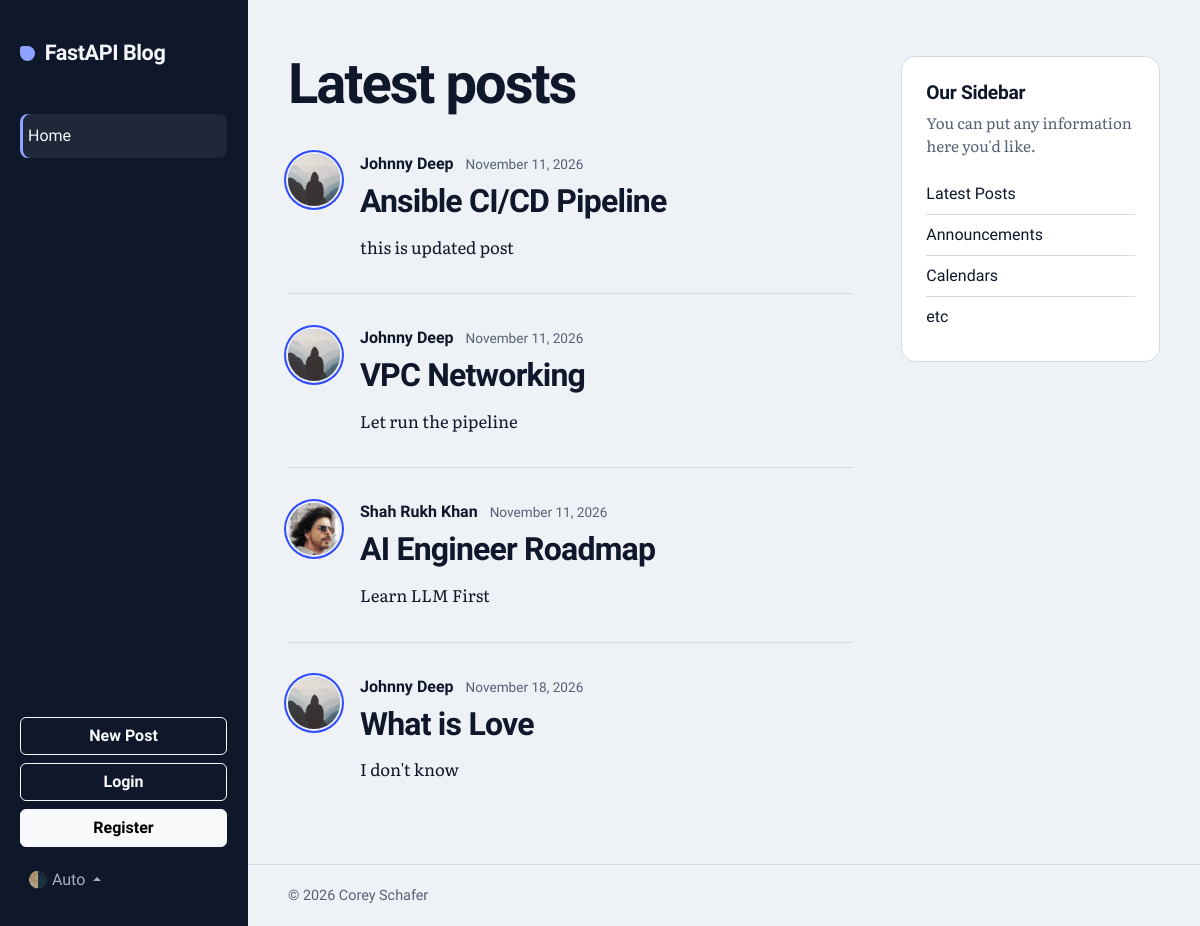
Page /posts on the earlier database version.
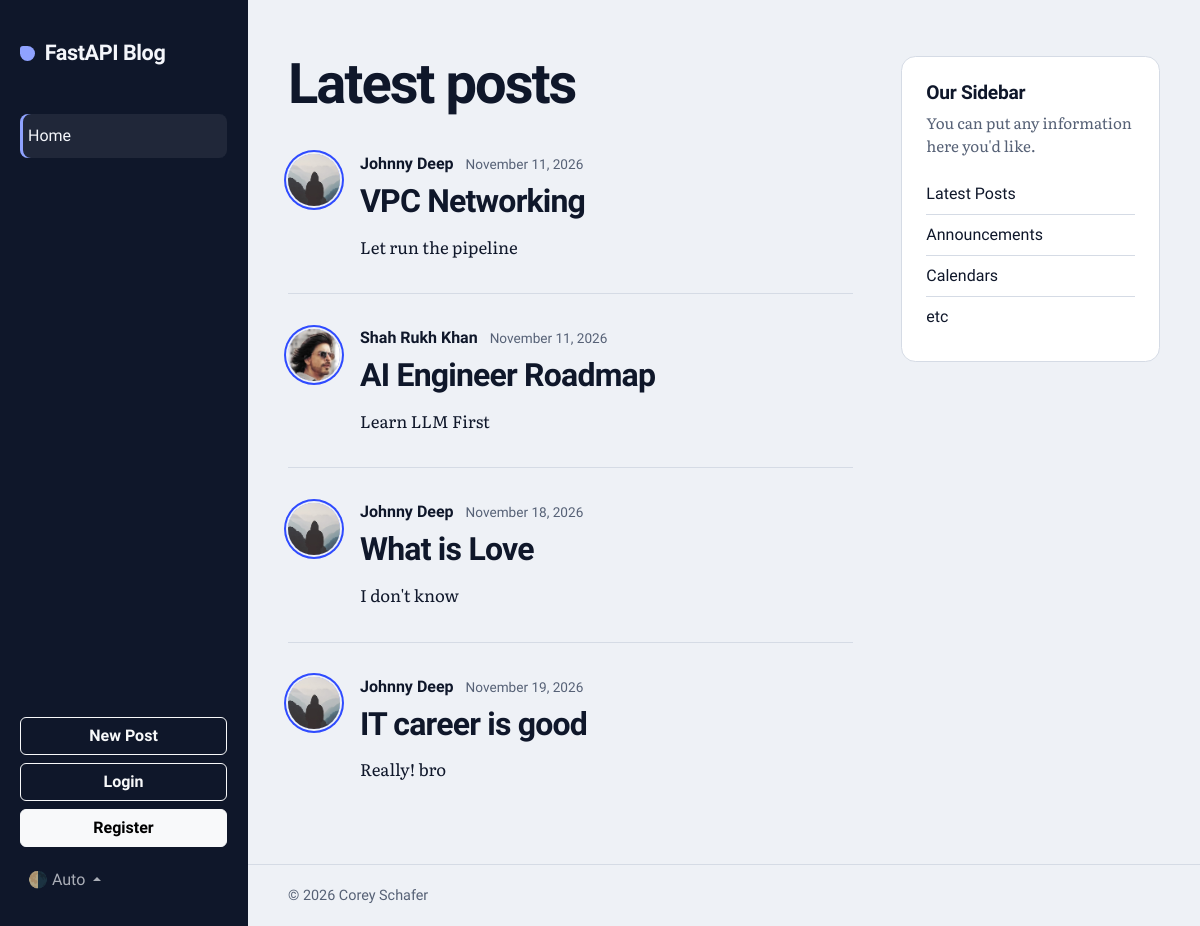
Same page on the later database version.
### models.py (models this page shows, shortened)
class Post(Base):
    __tablename__ = "posts"
    id: Mapped[int] = mapped_column(Integer, primary_key=True, index=True)
    title: Mapped[str] = mapped_column(String(100), nullable=False)
    content: Mapped[str] = mapped_column(Text, nullable=False)
    user_id: Mapped[int] = mapped_column(
        ForeignKey("users.id"),
        nullable=False,
        index=True
    )
    date_posted: Mapped[datetime] = mapped_column(
        DateTime(timezone=True),
        default=lambda: datetime.now(UTC),
    )
    author: Mapped[User] = relationship(back_populates="posts")

class User(Base):
    __tablename__ = "users"
    id: Mapped[int] = mapped_column(Integer, primary_key=True, index=True)
    username: Mapped[str] = mapped_column(String(50), unique=True, index=True, nullable=False)
    email: Mapped[str] = mapped_column(String(100), unique=True, index=True, nullable=False)
    image_file: Mapped[str | None] = mapped_column(
        String(200),
        nullable=True,
        default=None,
    )
    posts: Mapped[list[Post]] = relationship(back_populates="author", cascade="all, delete-orphan")

### main.py (the view)
@app.get("/", include_in_schema=False, name="home")
@app.get("/posts", include_in_schema=False, name="posts")
async def home(request: Request, db: DbSession):
    result = await db.execute(
        select(models.Post).options(selectinload(models.Post.author)) # this .options...... is eager loading
    )
    posts = result.scalars().all()
    return templates.TemplateResponse(
        request=request,
        name="home.html",
        context={"posts": posts, "title": "Home"}
    )

### templates/home.html
{% extends "layout.html" %}
{% block content %}
<h1 class="feed-title">Latest posts</h1>
{% for post in posts %}
<article class="post">
    <img class="article-img" src="{{ post.author.image_path }}" alt="{{ post.author.username }}'s profile picture" width="52"
        height="52" loading="lazy">
    <div class="post-body">
        <div class="article-metadata">
            <a class="article-author" href="{{ url_for('user_posts', user_id=post.author.id) }}">{{ post.author.username }}</a>
            <small class="article-date">{{ post.date_posted.strftime('%B %d, %Y') }}</small>
        </div>
        <h2 class="post-heading">
            <a class="article-title" href="{{ url_for('post_page', post_id=post.id) }}">{{ post.title }}</a>
        </h2>
        <p class="article-content">{{ post.content }}</p>
    </div>
</article>
{% else %}
<p class="feed-empty">No posts yet. New posts will show up here.</p>
{% endfor %}
{% endblock content %}

### templates/layout.html (shortened to what this page needs)
<!DOCTYPE html>
<html lang="en">
  <head>
    <link href="https://cdn.jsdelivr.net/npm/bootstrap@5.3.8/dist/css/bootstrap.min.css"
          rel="stylesheet"
>
    <link rel="stylesheet"
          type="text/css"
          href="{{ url_for('static', path='css/main.css') }}">
  </head>
  <body class="d-flex flex-column min-vh-100">
    <header class="site-rail">
      <nav class="navbar navbar-expand-lg" data-bs-theme="dark">
        <a class="navbar-brand brand" href="{{ url_for('home') }}">FastAPI Blog</a>
        <div class="collapse navbar-collapse" id="navbarToggle">
          <div class="navbar-nav rail-nav">
            <a class="nav-link active"
               aria-current="page"
               href="{{ url_for('home') }}">Home</a>
          </div>
          <div class="rail-actions">
            <div class="d-grid gap-2">
              <button class="btn btn-outline-light"
                      type="button"
                      data-bs-toggle="modal"
                      data-bs-target="#createPostModal">New Post</button>
              <a class="btn btn-outline-light" href="#">Login</a>
              <a class="btn btn-light" href="#">Register</a>
            </div>
            <div class="navbar-nav">
              <div class="nav-item dropup">
                <a class="nav-link dropdown-toggle"
                   href="#"
                   role="button"
                   id="bd-theme"
                   data-bs-toggle="dropdown"
                   aria-expanded="false">
                  <span id="bd-theme-text">🌗 Auto</span>
                </a>
              </div>
            </div>
          </div>
        </div>
      </nav>
    </header>
    <div class="site-body d-flex flex-column flex-grow-1">
      <main role="main" class="page container-xxl flex-grow-1">
        <div class="row g-5">
          <div class="col-xl-8">
            {% block content %}
            {% endblock content %}
          </div>
          <aside class="col-xl-4">
            <div class="sidebar-panel">
              <h3>Our Sidebar</h3>
              <p class="sidebar-note">You can put any information here you'd like.</p>
              <ul class="list-group list-group-flush">
                <li class="list-group-item">Latest Posts</li>
                <li class="list-group-item">Announcements</li>
                <li class="list-group-item">Calendars</li>
                <li class="list-group-item">etc</li>
              </ul>
            </div>
          </aside>
        </div>
      </main>
      <footer class="site-footer mt-auto">
        <div class="container-xxl">
          <p class="mb-0">© <span id="year"></span> Corey Schafer</p>
        </div>
      </footer>
    </div>
  </body>
</html>

Differences in the rows shown:
removed Post: author.username "Johnny Deep", date_posted "November 11, 2026", title "Ansible CI/CD Pipeline", content "this is updated post"
added Post: author.username "Johnny Deep", date_posted "November 19, 2026", title "IT career is good", content "Really! bro"
